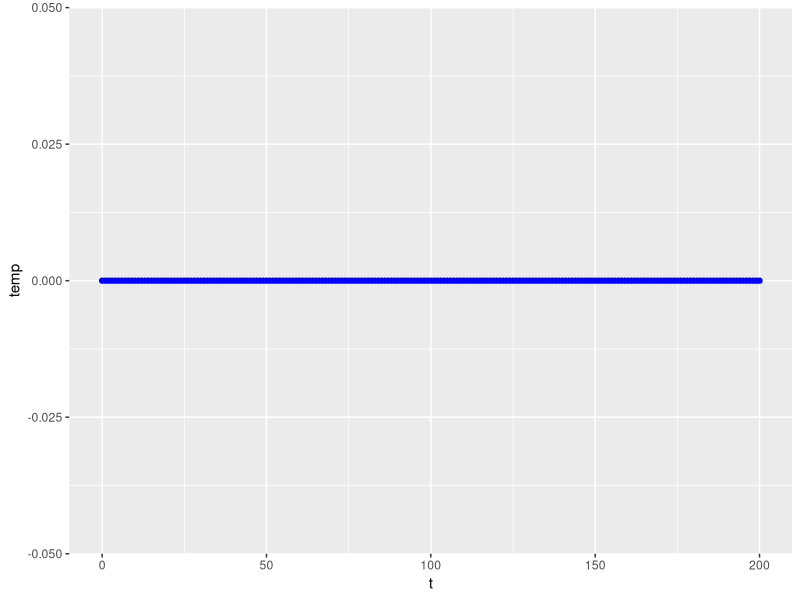

Here is the R script that generated this plot:
## ---- chunk 1
knitr::opts_chunk$set(echo = TRUE)

library(tidyverse)

# Variables:
# temperature at time t
# t = time
# t_diff = T = temperature at time 100 (given)

 #overall value for T

# Givens & Vectors:

t_vector <- seq(0,200, by = 1)

## ---- chunk 2
# Function 1 - Temperature(t)

temp <- function(t, t_diff){
  out = pmin((t*t_diff)/100,t_diff)
  return(out)
}


# Function 2 - Retention (t)

retention <- function(t, t_diff, B){
  out = exp(-B * (temp(t, t_diff))^2)
  return(out)
}


# Function 3 - Consumption (t)
consumption <- function(t, t_diff, B, g){
  out = retention(t, t_diff, B) * exp(g*t)
  return(out)
}


# Function 4 - Utility (C)

utility <- function(C, n){
  out = (C^(1-n))/(1-n)
  return(out)
}


# Function 5 - Discount Rate (Ramsey Rule)

r <- function(d, n, g){
  out = (d + n*g)
  return(out)
}


## ---- chunk 3
# T = 0

# Temperature df

temp_df_T_0 <- data.frame(t = t_vector) %>% 
  mutate(temp = temp(t_vector,
                     t_diff = 0))
  

# Retention df

retent_df_T_0 <- data.frame(t = t_vector) %>% 
  mutate(retent = retention(t_vector,
                            t_diff = 0,
                            B = .05)) 
# Consumption df

consum_df_T_0 <- data.frame(t = t_vector) %>% 
  mutate(consum = consumption(t_vector,
                              t_diff = 0,
                              B = 0.05,
                              g = 0.1))

# Utility df

C_0 <- consum_df_T_0$consum

utility_df_T_0 <- data.frame(t = t_vector) %>% 
  mutate(consum = C_0) %>% 
  mutate(utility = utility(C = C_0,
                           n = .5))
  
## ---- chunk 4
# T = 2

# Temperature df

temp_df_T_2 <- data.frame(t = t_vector) %>% 
  mutate(temp = temp(t_vector,
                     t_diff = 2)) 

# Retention df

retent_df_T_2 <- data.frame(t = t_vector) %>% 
  mutate(retent = retention(t_vector,
                            t_diff = 2,
                            B = .05)) 
# Consumption df

consum_df_T_2 <- data.frame(t = t_vector) %>% 
  mutate(consum = consumption(t_vector,
                              t_diff = 2,
                              B = 0.05,
                              g = 0.1))

# Utility df

C_2 <- consum_df_T_2$consum

utility_df_T_2 <- data.frame(t = t_vector) %>% 
  mutate(consum = C_2) %>% 
  mutate(utility = utility(C = C_2,
                           n = .5))
  
## ---- chunk 5
# T = 8

# Temperature df

temp_df_T_8 <- data.frame(t = t_vector) %>% 
  mutate(temp = temp(t_vector,
                     t_diff = 8))

# Retention df

retent_df_T_8 <- data.frame(t = t_vector) %>% 
  mutate(retent = retention(t_vector,
                            t_diff = 8,
                            B = .05)) 
# Consumption df

consum_df_T_8 <- data.frame(t = t_vector) %>% 
  mutate(consum = consumption(t_vector,
                              t_diff = 8,
                              B = 0.05,
                              g = 0.1))

# Utility df

C_8 <- consum_df_T_8$consum

utility_df_T_8 <- data.frame(t = t_vector) %>% 
  mutate(consum = C_8) %>% 
  mutate(utility = utility(C = C_8,
                           n = .5))
  
## ---- chunk 6
# a
# plot temperature over time
# scenario 1: no climate change


# scenario 2: moderate climate change

# scenario 3: major climate change
## ---- chunk 7
ggplot () +
  geom_point(data = temp_df_T_0,
             aes( x = t,
                  y = temp),
                  color = "blue") 
               
             
